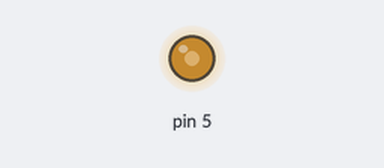
Simulated run of this sketch. Board: Arduino Uno, built with avr-gcc and run on an emulated ATmega328P. Shown: output pins drawn as LEDs (lit = HIGH). What the sketch prints to the serial monitor is not drawn.

Above: at 0.1 s.
Timing chart, 0 to 1.6 s (numbered marks = the images above):
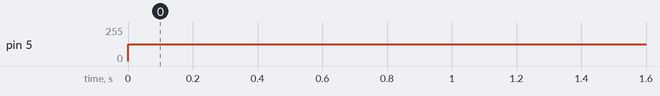

The sketch:

pwm.ino
```cpp
void setup() {
  // put your setup code here, to run once:
pinMode(5,OUTPUT);
Serial.begin(9600);
}

void loop() {
  // put your main code here, to run repeatedly:
 analogWrite(5,127);
 Serial.println(127);
}
```

Measured:
- by itself, pin 5: 0/255 → 127/255 at 0.00 s
